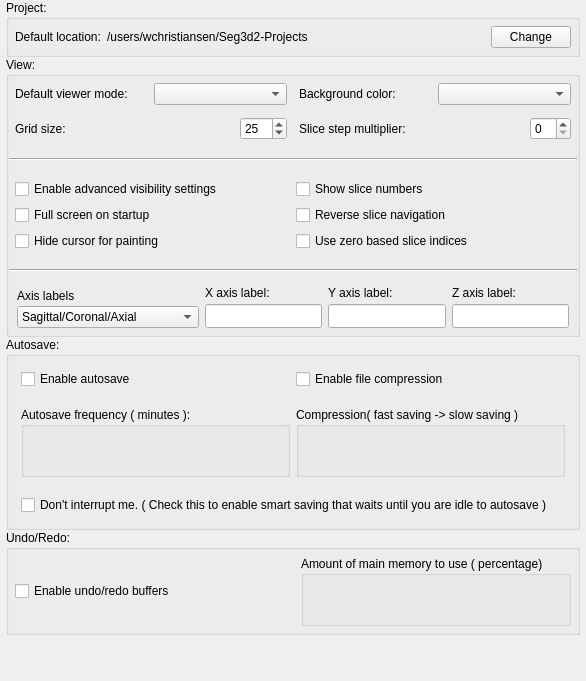
     <widget class="QWidget" name="tab_general_">
      <attribute name="title">
       <string>General</string>
      </attribute>
      <layout class="QVBoxLayout" name="verticalLayout_12">
       <property name="spacing">
        <number>0</number>
       </property>
       <property name="leftMargin">
        <number>6</number>
       </property>
       <property name="topMargin">
        <number>0</number>
       </property>
       <property name="rightMargin">
        <number>6</number>
       </property>
       <property name="bottomMargin">
        <number>6</number>
       </property>
       <item>
        <widget class="QGroupBox" name="groupBox_9">
         <property name="sizePolicy">
          <sizepolicy hsizetype="Preferred" vsizetype="Fixed">
           <horstretch>0</horstretch>
           <verstretch>0</verstretch>
          </sizepolicy>
         </property>
         <property name="title">
          <string>Project:</string>
         </property>
         <layout class="QVBoxLayout" name="verticalLayout_10">
          <property name="spacing">
           <number>0</number>
          </property>
          <property name="margin">
           <number>0</number>
          </property>
          <item>
           <widget class="QWidget" name="widget_2" native="true">
            <property name="minimumSize">
             <size>
              <width>0</width>
              <height>32</height>
             </size>
            </property>
            <layout class="QHBoxLayout" name="horizontalLayout_2">
             <property name="margin">
              <number>6</number>
             </property>
             <item>
              <widget class="QLabel" name="label_10">
               <property name="text">
                <string>Default location:</string>
               </property>
              </widget>
             </item>
             <item>
              <widget class="QLabel" name="path_">
               <property name="sizePolicy">
                <sizepolicy hsizetype="MinimumExpanding" vsizetype="Preferred">
                 <horstretch>0</horstretch>
                 <verstretch>0</verstretch>
                </sizepolicy>
               </property>
               <property name="text">
                <string>/users/wchristiansen/Seg3d2-Projects</string>
               </property>
              </widget>
             </item>
             <item>
              <widget class="QPushButton" name="change_directory_button_">
               <property name="text">
                <string>Change</string>
               </property>
               <property name="autoDefault">
                <bool>false</bool>
               </property>
              </widget>
             </item>
            </layout>
           </widget>
          </item>
         </layout>
        </widget>
       </item>
       <item>
        <widget class="QGroupBox" name="groupBox_3">
         <property name="title">
          <string>View:</string>
         </property>
         <layout class="QVBoxLayout" name="verticalLayout_11">
          <property name="spacing">
           <number>12</number>
          </property>
          <property name="leftMargin">
           <number>0</number>
          </property>
          <property name="topMargin">
           <number>0</number>
          </property>
          <property name="rightMargin">
           <number>0</number>
          </property>
          <property name="bottomMargin">
           <number>4</number>
          </property>
          <item>
           <widget class="QWidget" name="widget_20" native="true">
            <layout class="QHBoxLayout" name="horizontalLayout_12" stretch="1,1">
             <property name="spacing">
              <number>0</number>
             </property>
             <property name="margin">
              <number>0</number>
             </property>
             <item>
              <widget class="QWidget" name="widget_21" native="true">
               <layout class="QGridLayout" name="gridLayout_4" columnstretch="0,0">
                <property name="horizontalSpacing">
                 <number>6</number>
                </property>
                <property name="verticalSpacing">
                 <number>12</number>
                </property>
                <property name="margin">
                 <number>6</number>
                </property>
                <item row="0" column="0">
                 <widget class="QLabel" name="label">
                  <property name="sizePolicy">
                   <sizepolicy hsizetype="MinimumExpanding" vsizetype="Preferred">
                    <horstretch>0</horstretch>
                    <verstretch>0</verstretch>
                   </sizepolicy>
                  </property>
                  <property name="text">
                   <string>Default viewer mode:</string>
                  </property>
                 </widget>
                </item>
                <item row="0" column="1">
                 <widget class="QComboBox" name="viewer_mode_combobox_">
                  <property name="sizePolicy">
                   <sizepolicy hsizetype="Minimum" vsizetype="Fixed">
                    <horstretch>0</horstretch>
                    <verstretch>0</verstretch>
                   </sizepolicy>
                  </property>
                 </widget>
                </item>
                <item row="1" column="0">
                 <widget class="QLabel" name="label_3">
                  <property name="sizePolicy">
                   <sizepolicy hsizetype="MinimumExpanding" vsizetype="Preferred">
                    <horstretch>0</horstretch>
                    <verstretch>0</verstretch>
                   </sizepolicy>
                  </property>
                  <property name="text">
                   <string>Grid size:</string>
                  </property>
                 </widget>
                </item>
                <item row="1" column="1">
                 <widget class="QWidget" name="widget_22" native="true">
                  <layout class="QHBoxLayout" name="horizontalLayout_19">
                   <property name="spacing">
                    <number>0</number>
                   </property>
                   <property name="margin">
                    <number>0</number>
                   </property>
                   <item>
                    <spacer name="horizontalSpacer_4">
                     <property name="orientation">
                      <enum>Qt::Horizontal</enum>
                     </property>
                     <property name="sizeHint" stdset="0">
                      <size>
                       <width>40</width>
                       <height>16</height>
                      </size>
                     </property>
                    </spacer>
                   </item>
                   <item>
                    <widget class="QSpinBox" name="grid_size_spinbox_">
                     <property name="sizePolicy">
                      <sizepolicy hsizetype="Preferred" vsizetype="Fixed">
                       <horstretch>0</horstretch>
                       <verstretch>0</verstretch>
                      </sizepolicy>
                     </property>
                     <property name="maximumSize">
                      <size>
                       <width>85</width>
                       <height>16777215</height>
                      </size>
                     </property>
                     <property name="minimum">
                      <number>1</number>
                     </property>
                     <property name="maximum">
                      <number>100</number>
                     </property>
                     <property name="value">
                      <number>25</number>
                     </property>
                    </widget>
                   </item>
                  </layout>
                 </widget>
                </item>
               </layout>
              </widget>
             </item>
             <item>
              <widget class="QWidget" name="widget_4" native="true">
               <property name="layoutDirection">
                <enum>Qt::LeftToRight</enum>
               </property>
               <layout class="QGridLayout" name="gridLayout" columnstretch="1,1">
                <property name="horizontalSpacing">
                 <number>6</number>
                </property>
                <property name="verticalSpacing">
                 <number>12</number>
                </property>
                <property name="margin">
                 <number>6</number>
                </property>
                <item row="0" column="1">
                 <widget class="QComboBox" name="background_color_combobox_"/>
                </item>
                <item row="0" column="0">
                 <widget class="QLabel" name="label_2">
                  <property name="text">
                   <string>Background color:</string>
                  </property>
                 </widget>
                </item>
                <item row="1" column="0">
                 <widget class="QLabel" name="label_9">
                  <property name="text">
                   <string>Slice step multiplier:</string>
                  </property>
                 </widget>
                </item>
                <item row="1" column="1">
                 <widget class="QWidget" name="widget_15" native="true">
                  <layout class="QHBoxLayout" name="horizontalLayout_13">
                   <property name="spacing">
                    <number>0</number>
                   </property>
                   <property name="margin">
                    <number>0</number>
                   </property>
                   <item>
                    <spacer name="horizontalSpacer_3">
                     <property name="orientation">
                      <enum>Qt::Horizontal</enum>
                     </property>
                     <property name="sizeHint" stdset="0">
                      <size>
                       <width>40</width>
                       <height>20</height>
                      </size>
                     </property>
                    </spacer>
                   </item>
                   <item>
                    <widget class="QSpinBox" name="slice_step_multiplier_spinbox_"/>
                   </item>
                  </layout>
                 </widget>
                </item>
               </layout>
              </widget>
             </item>
            </layout>
           </widget>
          </item>
          <item>
           <widget class="Line" name="line">
            <property name="orientation">
             <enum>Qt::Horizontal</enum>
            </property>
           </widget>
          </item>
          <item>
           <widget class="QWidget" name="widget_3" native="true">
            <property name="sizePolicy">
             <sizepolicy hsizetype="Preferred" vsizetype="Fixed">
              <horstretch>0</horstretch>
              <verstretch>0</verstretch>
             </sizepolicy>
            </property>
            <layout class="QGridLayout" name="gridLayout_2">
             <property name="margin">
              <number>6</number>
             </property>
             <item row="0" column="0">
              <widget class="QCheckBox" name="advanced_visibility_checkbox_">
               <property name="toolTip">
                <string>Allow switching on layer visibility per viewer.</string>
               </property>
               <property name="text">
                <string>Enable advanced visibility settings</string>
               </property>
              </widget>
             </item>
             <item row="0" column="2">
              <widget class="QCheckBox" name="show_slice_numbers_checkbox_">
               <property name="toolTip">
                <string>Show the current slice number in the slice viewer</string>
               </property>
               <property name="text">
                <string>Show slice numbers</string>
               </property>
              </widget>
             </item>
             <item row="1" column="0">
              <widget class="QCheckBox" name="full_screen_on_startup_checkbox_">
               <property name="toolTip">
                <string>Start the program in full screen mode.</string>
               </property>
               <property name="text">
                <string>Full screen on startup</string>
               </property>
               <property name="checked">
                <bool>false</bool>
               </property>
              </widget>
             </item>
             <item row="1" column="2">
              <widget class="QCheckBox" name="reverse_slice_navigation_checkbox_">
               <property name="toolTip">
                <string>Reverse the direction of the up/down and mouse wheel for slice navigation.</string>
               </property>
               <property name="text">
                <string>Reverse slice navigation</string>
               </property>
              </widget>
             </item>
             <item row="2" column="0">
              <widget class="QCheckBox" name="cursor_visibility_checkbox_">
               <property name="text">
                <string>Hide cursor for painting</string>
               </property>
              </widget>
             </item>
             <item row="2" column="2">
              <widget class="QCheckBox" name="zero_based_slice_numbers_">
               <property name="text">
                <string>Use zero based slice indices</string>
               </property>
              </widget>
             </item>
            </layout>
           </widget>
          </item>
          <item>
           <widget class="Line" name="line_2">
            <property name="orientation">
             <enum>Qt::Horizontal</enum>
            </property>
           </widget>
          </item>
          <item>
           <widget class="QWidget" name="widget_23" native="true">
            <property name="minimumSize">
             <size>
              <width>0</width>
              <height>40</height>
             </size>
            </property>
            <layout class="QHBoxLayout" name="horizontalLayout_20" stretch="1,1,1,1">
             <property name="spacing">
              <number>2</number>
             </property>
             <property name="leftMargin">
              <number>6</number>
             </property>
             <property name="topMargin">
              <number>0</number>
             </property>
             <property name="rightMargin">
              <number>6</number>
             </property>
             <property name="bottomMargin">
              <number>0</number>
             </property>
             <item>
              <widget class="QWidget" name="widget_27" native="true">
               <layout class="QVBoxLayout" name="verticalLayout_19">
                <property name="spacing">
                 <number>0</number>
                </property>
                <property name="margin">
                 <number>2</number>
                </property>
                <item>
                 <widget class="QLabel" name="label_20">
                  <property name="text">
                   <string>Axis labels</string>
                  </property>
                 </widget>
                </item>
                <item>
                 <widget class="QComboBox" name="axis_combobox_">
                  <item>
                   <property name="text">
                    <string>Sagittal/Coronal/Axial</string>
                   </property>
                  </item>
                  <item>
                   <property name="text">
                    <string>Sagittal/Coronal/Transverse</string>
                   </property>
                  </item>
                  <item>
                   <property name="text">
                    <string>X/Y/Z</string>
                   </property>
                  </item>
                  <item>
                   <property name="text">
                    <string>Custom</string>
                   </property>
                  </item>
                 </widget>
                </item>
               </layout>
              </widget>
             </item>
             <item>
              <widget class="QWidget" name="widget_24" native="true">
               <layout class="QVBoxLayout" name="verticalLayout_16">
                <property name="spacing">
                 <number>4</number>
                </property>
                <property name="margin">
                 <number>2</number>
                </property>
                <item>
                 <widget class="QLabel" name="label_7">
                  <property name="text">
                   <string>X axis label:</string>
                  </property>
                 </widget>
                </item>
                <item>
                 <widget class="QLineEdit" name="x_lineedit_">
                  <property name="minimumSize">
                   <size>
                    <width>0</width>
                    <height>24</height>
                   </size>
                  </property>
                  <property name="baseSize">
                   <size>
                    <width>0</width>
                    <height>20</height>
                   </size>
                  </property>
                 </widget>
                </item>
               </layout>
              </widget>
             </item>
             <item>
              <widget class="QWidget" name="widget_25" native="true">
               <layout class="QVBoxLayout" name="verticalLayout_17">
                <property name="spacing">
                 <number>4</number>
                </property>
                <property name="margin">
                 <number>2</number>
                </property>
                <item>
                 <widget class="QLabel" name="label_8">
                  <property name="text">
                   <string>Y axis label:</string>
                  </property>
                 </widget>
                </item>
                <item>
                 <widget class="QLineEdit" name="y_lineedit_">
                  <property name="minimumSize">
                   <size>
                    <width>0</width>
                    <height>24</height>
                   </size>
                  </property>
                 </widget>
                </item>
               </layout>
              </widget>
             </item>
             <item>
              <widget class="QWidget" name="widget_26" native="true">
               <layout class="QVBoxLayout" name="verticalLayout_18">
                <property name="spacing">
                 <number>4</number>
                </property>
                <property name="margin">
                 <number>2</number>
                </property>
                <item>
                 <widget class="QLabel" name="label_19">
                  <property name="text">
                   <string>Z axis label:</string>
                  </property>
                 </widget>
                </item>
                <item>
                 <widget class="QLineEdit" name="z_lineedit_">
                  <property name="minimumSize">
                   <size>
                    <width>0</width>
                    <height>24</height>
                   </size>
                  </property>
                 </widget>
                </item>
               </layout>
              </widget>
             </item>
            </layout>
           </widget>
          </item>
         </layout>
        </widget>
       </item>
       <item>
        <widget class="QGroupBox" name="groupBox_2">
         <property name="sizePolicy">
          <sizepolicy hsizetype="Preferred" vsizetype="Preferred">
           <horstretch>0</horstretch>
           <verstretch>0</verstretch>
          </sizepolicy>
         </property>
         <property name="title">
          <string>Autosave:</string>
         </property>
         <layout class="QVBoxLayout" name="verticalLayout">
          <property name="margin">
           <number>6</number>
          </property>
          <item>
           <widget class="QWidget" name="widget_13" native="true">
            <layout class="QHBoxLayout" name="horizontalLayout_3">
             <property name="margin">
              <number>6</number>
             </property>
             <item>
              <widget class="QCheckBox" name="auto_save_checkbox_">
               <property name="text">
                <string>Enable autosave</string>
               </property>
              </widget>
             </item>
             <item>
              <widget class="QCheckBox" name="enable_compression_checkbox_">
               <property name="text">
                <string>Enable file compression</string>
               </property>
              </widget>
             </item>
            </layout>
           </widget>
          </item>
          <item>
           <widget class="QWidget" name="widget_14" native="true">
            <layout class="QHBoxLayout" name="horizontalLayout_11">
             <property name="margin">
              <number>6</number>
             </property>
             <item>
              <widget class="QGroupBox" name="groupBox_4">
               <property name="sizePolicy">
                <sizepolicy hsizetype="Preferred" vsizetype="Minimum">
                 <horstretch>0</horstretch>
                 <verstretch>0</verstretch>
                </sizepolicy>
               </property>
               <property name="minimumSize">
                <size>
                 <width>0</width>
                 <height>70</height>
                </size>
               </property>
               <property name="title">
                <string>Autosave frequency ( minutes ):</string>
               </property>
               <layout class="QHBoxLayout" name="horizontalLayout_15">
                <property name="spacing">
                 <number>10</number>
                </property>
                <property name="leftMargin">
                 <number>4</number>
                </property>
                <property name="topMargin">
                 <number>2</number>
                </property>
                <property name="rightMargin">
                 <number>4</number>
                </property>
                <property name="bottomMargin">
                 <number>4</number>
                </property>
                <item>
                 <widget class="QtUtils::QtSliderIntCombo" name="auto_save_timer_adjuster_" native="true"/>
                </item>
               </layout>
              </widget>
             </item>
             <item>
              <widget class="QGroupBox" name="groupBox_5">
               <property name="sizePolicy">
                <sizepolicy hsizetype="Preferred" vsizetype="Minimum">
                 <horstretch>0</horstretch>
                 <verstretch>0</verstretch>
                </sizepolicy>
               </property>
               <property name="minimumSize">
                <size>
                 <width>0</width>
                 <height>70</height>
                </size>
               </property>
               <property name="title">
                <string>Compression( fast saving -&gt; slow saving )</string>
               </property>
               <layout class="QHBoxLayout" name="horizontalLayout_18">
                <property name="spacing">
                 <number>0</number>
                </property>
                <property name="leftMargin">
                 <number>4</number>
                </property>
                <property name="topMargin">
                 <number>2</number>
                </property>
                <property name="rightMargin">
                 <number>4</number>
                </property>
                <property name="bottomMargin">
                 <number>4</number>
                </property>
                <item>
                 <widget class="QtUtils::QtSliderIntCombo" name="compression_adjuster_" native="true"/>
                </item>
               </layout>
              </widget>
             </item>
            </layout>
           </widget>
          </item>
          <item>
           <widget class="QWidget" name="widget_16" native="true">
            <layout class="QHBoxLayout" name="horizontalLayout_14">
             <property name="margin">
              <number>6</number>
             </property>
             <item>
              <widget class="QCheckBox" name="smart_save_checkbox_">
               <property name="text">
                <string>Don't interrupt me. ( Check this to enable smart saving that waits until you are idle to autosave )</string>
               </property>
              </widget>
             </item>
            </layout>
           </widget>
          </item>
         </layout>
        </widget>
       </item>
       <item>
        <widget class="QGroupBox" name="groupBox_6">
         <property name="sizePolicy">
          <sizepolicy hsizetype="Preferred" vsizetype="Fixed">
           <horstretch>0</horstretch>
           <verstretch>0</verstretch>
          </sizepolicy>
         </property>
         <property name="title">
          <string>Undo/Redo:</string>
         </property>
         <layout class="QVBoxLayout" name="verticalLayout_20">
          <property name="margin">
           <number>6</number>
          </property>
          <item>
           <widget class="QWidget" name="widget_28" native="true">
            <layout class="QHBoxLayout" name="horizontalLayout_24" stretch="1,1">
             <property name="margin">
              <number>0</number>
             </property>
             <item>
              <widget class="QCheckBox" name="enable_undo_">
               <property name="sizePolicy">
                <sizepolicy hsizetype="Preferred" vsizetype="Fixed">
                 <horstretch>0</horstretch>
                 <verstretch>0</verstretch>
                </sizepolicy>
               </property>
               <property name="minimumSize">
                <size>
                 <width>280</width>
                 <height>0</height>
                </size>
               </property>
               <property name="text">
                <string>Enable undo/redo buffers</string>
               </property>
              </widget>
             </item>
             <item>
              <widget class="QGroupBox" name="groupBox_10">
               <property name="sizePolicy">
                <sizepolicy hsizetype="Preferred" vsizetype="Minimum">
                 <horstretch>0</horstretch>
                 <verstretch>0</verstretch>
                </sizepolicy>
               </property>
               <property name="minimumSize">
                <size>
                 <width>0</width>
                 <height>70</height>
                </size>
               </property>
               <property name="title">
                <string>Amount of main memory to use ( percentage)</string>
               </property>
               <layout class="QHBoxLayout" name="horizontalLayout_22">
                <property name="spacing">
                 <number>0</number>
                </property>
                <property name="leftMargin">
                 <number>4</number>
                </property>
                <property name="topMargin">
                 <number>2</number>
                </property>
                <property name="rightMargin">
                 <number>4</number>
                </property>
                <property name="bottomMargin">
                 <number>4</number>
                </property>
                <item>
                 <widget class="QtUtils::QtSliderDoubleCombo" name="percent_of_memory_" native="true"/>
                </item>
               </layout>
              </widget>
             </item>
            </layout>
           </widget>
          </item>
         </layout>
        </widget>
       </item>
       <item>
        <spacer name="verticalSpacer_5">
         <property name="orientation">
          <enum>Qt::Vertical</enum>
         </property>
         <property name="sizeHint" stdset="0">
          <size>
           <width>20</width>
           <height>40</height>
          </size>
         </property>
        </spacer>
       </item>
      </layout>
     </widget>
